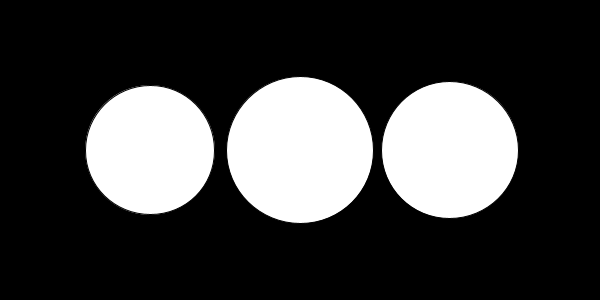
Frame 1 (no input)
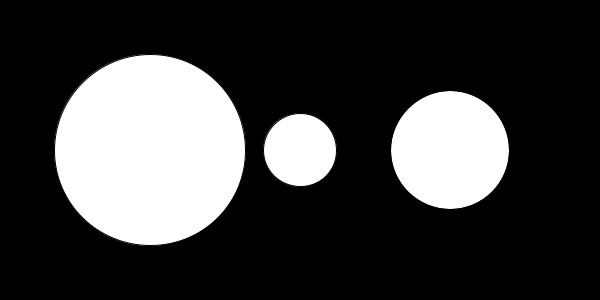
Frame 60 (the mouse pressed at the canvas centre just before this capture)
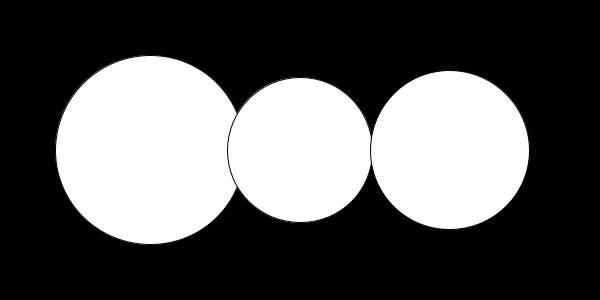
Frame 120 (the mouse held since frame 60 and released just before this capture)

The Processing sketch that drew these frames (run headless with seeded random() and noise(); from frame 60 on, the mouse is pressed at the canvas centre):

// Processing sketch: NoiseViz
// ── NoiseViz.pde

void setup(){
 size(600, 300);
  
}

void draw(){
  background(0);
  
  float time = millis() / 1000.0;
  
  float d1 = map(sin(time), -1, 1, 50, 200);
  float d2 = random(50, 200);
  float d3 = map(noise(time), 0, 1, 50, 200);
  
  ellipse(width*1/4, height/2, d1, d1);
  ellipse(width*1/2, height/2, d2, d2);
  ellipse(width*3/4, height/2, d3, d3);
}
